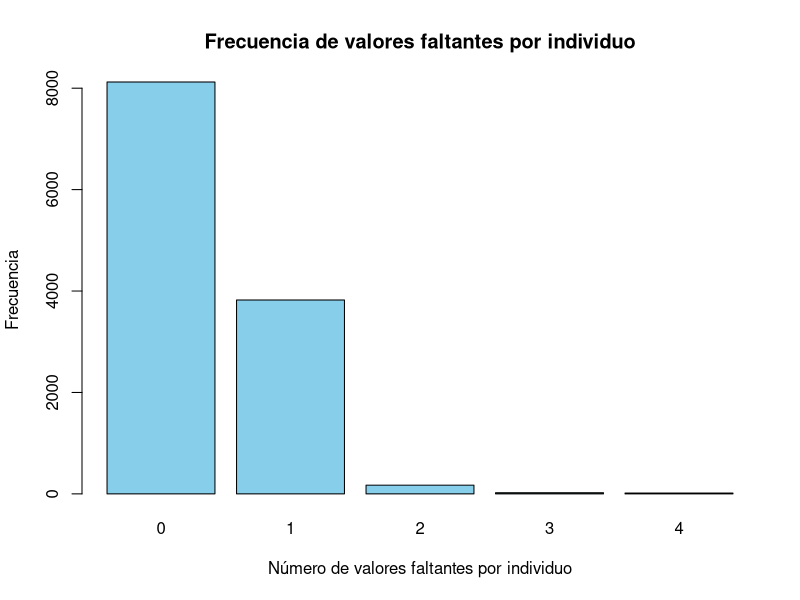

This chart was generated by the following R code:
## ---- chunk 1
knitr::opts_chunk$set(echo = TRUE)
## ---- chunk 2
library(dplyr)
## ---- chunk 3
accidents <- read.csv("2017-data/2017_accidents_gu_bcn.csv")

persones <- read.csv("2017-data/2017_accidents_persones_gu_bcn.csv")
## ---- chunk 4
# Obtener los nombres de las columnas de cada tabla
colnames_accidents <- colnames(accidents)
colnames_persones <- colnames(persones)

# Encontrar los nombres de columna comunes a todas las tablas
common_names <- Reduce(intersect, list(colnames_accidents, colnames_persones))

# Nombres de columna únicos en cada tabla
unique_names_accidents <- setdiff(colnames_accidents, common_names)
unique_names_persones <- setdiff(colnames_persones, common_names)
## ---- chunk 5
print("Nombres de columna comunes en las tres tablas:")
print(common_names)
## ---- chunk 6
print("Nombres de columna únicos en accidents:")
print(unique_names_accidents)
## ---- chunk 7
print("Nombres de columna únicos en persones:")
print(unique_names_persones)
## ---- chunk 8
key_column <- "Numero_expedient"

# Fusiona les taules
merged_data <- merge(accidents, persones, by = key_column)
# Imprimeix les primeres files del resultat
head(merged_data)

## ---- chunk 9
# Función para encontrar columnas con los mismos valores
find_duplicate_columns <- function(dataframe) {
  duplicate_columns <- vector()
  for (i in 1:(ncol(dataframe) - 1)) {
    for (j in (i + 1):ncol(dataframe)) {
      if (all(dataframe[, i] == dataframe[, j])) {
        duplicate_columns <- c(duplicate_columns, names(dataframe)[i])
        break
      }
    }
  }
  return(duplicate_columns)
}

# Detectar columnas con los mismos valores
#columnas_con_valores_iguales <- find_duplicate_columns(merged_data)

# Imprimir el resultado
#print("Columnas con los mismos valores:")
#print(columnas_con_valores_iguales)

## ---- chunk 10
repetits <- setdiff(common_names, "Numero_expedient")
persones <- persones %>%
  select(-any_of(repetits))
## ---- chunk 11
key_column <- "Numero_expedient"

# Fusiona les taules
merged_data <- merge(accidents, persones, by = key_column)
# Imprimeix les primeres files del resultat
head(merged_data)



## ---- chunk 12
# Eliminar las columnas con los mismos valores
#merged_data <- merged_data[, !(names(merged_data) %in% columnas_con_valores_iguales)]

## ---- chunk 13
# Número de variables categóricas
num_categoricas <- sum(sapply(merged_data, is.factor) | sapply(merged_data, is.character))

# Número de variables cuantitativas
num_cuantitativas <- sum(sapply(merged_data, is.numeric))

# Imprimir los resultados
print(paste("Número de variables categóricas:", num_categoricas))
print(paste("Número de variables cuantitativas:", num_cuantitativas))
## ---- chunk 14
# Crear la nova columna
merged_data <- merged_data %>%
  mutate(Accident_en_bicicleta = ifelse(Desc_Tipus_vehicle_implicat == "Bicicleta", 1, 0))

write.csv(merged_data, "2017-data/merged_data.csv", row.names = FALSE)

## ---- chunk 15
 # Contar el número de expedientes únicos
num_expedients_diferents <- merged_data %>%
  distinct(Numero_expedient) %>%
  nrow()

# Imprimir el resultado
print(num_expedients_diferents)
## ---- chunk 16
missing_counts <- sapply(merged_data, function(x) sum(x == "Desconegut", na.rm = TRUE))
# Calculate total number of rows
total_rows <- nrow(merged_data)

# Calculate percentage of missing values per column
missing_percentages <- (missing_counts / total_rows) * 100
# Combine results into a dataframe
missing_data_summary <- data.frame(
  Column = names(merged_data),
  Missing_Count = missing_counts,
  Missing_Percentage = missing_percentages
)

# Print the summary
print(missing_data_summary)

#Get the csv
write.csv(missing_data_summary, "2017-data/missing_data_summary.csv", row.names = FALSE)


## ---- chunk 17
# Missing data plot
missing_per_individual <- rowSums(is.na(merged_data) | merged_data == "Desconegut")
frequency_values <- table(missing_per_individual)

print(frequency_values)

barplot(table(missing_per_individual),
        main = "Frecuencia de valores faltantes por individuo",
        xlab = "Número de valores faltantes por individuo",
        ylab = "Frecuencia",
        col = "skyblue")



## ---- chunk 18
# Count total number of unknown values
total_unknown <- sum(merged_data == "Desconegut", na.rm = TRUE)

# Calculate total number of cells in the dataframe
total_cells <- nrow(merged_data) * ncol(merged_data)

# Calculate percentage of unknown values
unknown_percentage <- (total_unknown / total_cells) * 100

# Print the results
print(paste("Total number of unknown values:", total_unknown))
print(paste("Percentage of unknown values:", unknown_percentage, "%"))
